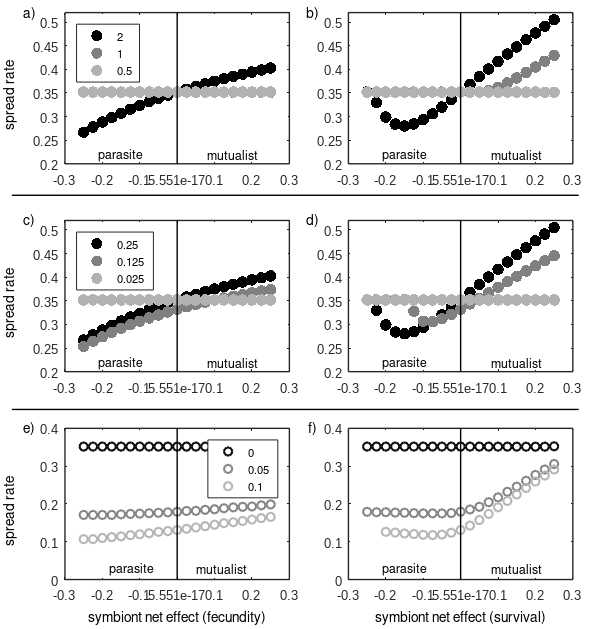

Source code (MATLAB):
close all
% model written by Allison Shaw (contact for assistance: ashaw@umn.edu)
%   last updated: 21 March 2021

fs1 = 10;  % axes labels
fs3 = 09;  % axis numbering
lw2 = 1; % fig edges
lw1 = 1.5; % fig edges
msize = 25; % marker size

width = 15;
height = 16;
xpos = 3;
ypos = 2;
sx = 0.11;
sy = 0.08;
w = 0.38;
he = 0.24;
dx = 0.1;
dy = 0.09;

g1 = [0 0 0]; % black
g2 = [0.7 0.7 0.7]; % light grey
g3 = [0.5 0.5 0.5]; % med grey

figure(1); clf
hh = gcf;
set(hh,'PaperUnits','centimeters');
set(hh,'Units','centimeters');
set(gcf,'Position',[xpos ypos width height])


%%
load fig4_beta.mat
axes('position',[sx sy+2*dy+2*he w he])
    i=1;plot(nvec,speed_FD2(i,:),'.','color',g1,'LineWidth',lw1,'MarkerSize',msize)
    hold on
    i=2;plot(nvec,speed_FD2(i,:),'.','color',g3,'LineWidth',lw1,'MarkerSize',msize)
    i=3;plot(nvec,speed_FD2(i,:),'.','color',g2,'LineWidth',lw1,'MarkerSize',msize)
    line([0 0],[0.2 0.6],'color','k','LineWidth',lw2)
    legend(num2str(betavec(1)),num2str(betavec(2)),num2str(betavec(3)),'Location','NorthWest')
    text(-0.15,0.22,'parasite','HorizontalAlignment','center','FontSize',fs3)
    text( 0.15,0.22,'mutualist','HorizontalAlignment','center','FontSize',fs3)
    axis([-0.3 0.3 0.2 0.52])
    set(gca,'XTick',-0.3:0.1:0.3)
    set(gca,'FontSize',fs3,'LineWidth',lw2,'Fontname', 'Arial');

axes('position',[sx+dx+w      sy+2*dy+2*he w he])
    i=1;plot(nvec,speed_FD1(i,:),'.','color',g1,'LineWidth',lw1,'MarkerSize',msize)
    hold on
    i=2;plot(nvec,speed_FD1(i,:),'.','color',g3,'LineWidth',lw1,'MarkerSize',msize)
    i=3;plot(nvec,speed_FD1(i,:),'.','color',g2,'LineWidth',lw1,'MarkerSize',msize)
    line([0 0],[0.2 0.6],'color','k','LineWidth',lw2)
    text(-0.15,0.22,'parasite','HorizontalAlignment','center','FontSize',fs3)
    text( 0.15,0.22,'mutualist','HorizontalAlignment','center','FontSize',fs3)
    axis([-0.3 0.3 0.2 0.52])
    set(gca,'XTick',-0.3:0.1:0.3)
    set(gca,'FontSize',fs3,'LineWidth',lw2,'Fontname', 'Arial');

%%
load fig4_v.mat
axes('position',[sx      sy+dy+he w he])
    i=1;plot(nvec,speed_FD2(i,:),'.','color',g1,'LineWidth',lw1,'MarkerSize',msize)
    hold on
    i=2;plot(nvec,speed_FD2(i,:),'.','color',g3,'LineWidth',lw1,'MarkerSize',msize)
    i=3;plot(nvec,speed_FD2(i,:),'.','color',g2,'LineWidth',lw1,'MarkerSize',msize)
    line([0 0],[0.2 0.6],'color','k','LineWidth',lw2)
    legend(num2str(vivec(1)),num2str(vivec(2)),num2str(vivec(3)),'Location','NorthWest')
    text(-0.15,0.22,'parasite','HorizontalAlignment','center','FontSize',fs3)
    text( 0.15,0.22,'mutualist','HorizontalAlignment','center','FontSize',fs3)
    axis([-0.3 0.3 0.2 0.52])
    set(gca,'XTick',-0.3:0.1:0.3)
    set(gca,'FontSize',fs3,'LineWidth',lw2,'Fontname', 'Arial');

axes('position',[sx+dx+w sy+dy+he w he])
    i=1;plot(nvec,speed_FD1(i,:),'.','color',g1,'LineWidth',lw1,'MarkerSize',msize)
    hold on
    i=2;plot(nvec,speed_FD1(i,:),'.','color',g3,'LineWidth',lw1,'MarkerSize',msize)
    i=3;plot(nvec,speed_FD1(i,:),'.','color',g2,'LineWidth',lw1,'MarkerSize',msize)
    line([0 0],[0.2 0.6],'color','k','LineWidth',lw2)
    text(-0.15,0.22,'parasite','HorizontalAlignment','center','FontSize',fs3)
    text( 0.15,0.22,'mutualist','HorizontalAlignment','center','FontSize',fs3)
    axis([-0.3 0.3 0.2 0.52])
    set(gca,'XTick',-0.3:0.1:0.3)
    set(gca,'FontSize',fs3,'LineWidth',lw2,'Fontname', 'Arial');


%%
load fig4_AE.mat
axes('position',[sx      sy w he])
    i=1;plot(nvec,speed_DD2(i,:),'o','color',g1,'LineWidth',lw1)
    hold on
    i=2;plot(nvec,speed_DD2(i,:),'o','color',g3,'LineWidth',lw1)
    i=3;plot(nvec,speed_DD2(i,:),'o','color',g2,'LineWidth',lw1)
    line([0 0],[0 0.4],'color','k','LineWidth',lw2)
    legend(num2str(avec(1)),num2str(avec(2)),num2str(avec(3)),'position',[0.125 0.195 0.1340 0.0829])
    text(-0.12,0.03,'parasite','HorizontalAlignment','center','FontSize',fs3)
    text( 0.12,0.03,'mutualist','HorizontalAlignment','center','FontSize',fs3)
    axis([-0.3 0.3 0 0.4])
    set(gca,'XTick',-0.3:0.1:0.3)
    set(gca,'FontSize',fs3,'LineWidth',lw2,'Fontname', 'Arial');
    
axes('position',[sx+dx+w sy w he])
    i=1;plot(nvec,speed_DD1(i,:),'o','color',g1,'LineWidth',lw1)
    hold on
    i=2;plot(nvec,speed_DD1(i,:),'o','color',g3,'LineWidth',lw1)
    i=3;plot(nvec,speed_DD1(i,:),'o','color',g2,'LineWidth',lw1)
    line([0 0],[0 0.4],'color','k','LineWidth',lw2)
    text(-0.15,0.03,'parasite','HorizontalAlignment','center','FontSize',fs3)
    text( 0.15,0.03,'mutualist','HorizontalAlignment','center','FontSize',fs3)
    axis([-0.3 0.3 0 0.4])
    set(gca,'XTick',-0.3:0.1:0.3)
    set(gca,'FontSize',fs3,'LineWidth',lw2,'Fontname', 'Arial');


% label subpanels
axes('position',[0 0 1 1],'visible','off')
hold on
     line([0.02 0.98],[0.35 0.35],'color','k','LineWidth',lw2)
     line([0.02 0.98],[0.69 0.69],'color','k','LineWidth',lw2)
     text(0.05,     0.08+3*he+2*dy,'a)','horizontalalignment','center')
     text(0.05+w+dx,0.08+3*he+2*dy,'b)','horizontalalignment','center')
     text(0.05,     0.08+2*he+dy,'c)','horizontalalignment','center')
     text(0.05+w+dx,0.08+2*he+dy,'d)','horizontalalignment','center')
     text(0.05,     0.08+he,'e)','horizontalalignment','center')
     text(0.05+w+dx,0.08+he,'f)','horizontalalignment','center')
     text(0.015,-0.05+he,       'spread rate','horizontalalignment','center','rotation',90)
     text(0.015,-0.05+2*he+dy,  'spread rate','horizontalalignment','center','rotation',90)
     text(0.015,-0.05+3*he+2*dy,'spread rate','horizontalalignment','center','rotation',90)
     text(0.3,0.02,'symbiont net effect (fecundity)','horizontalalignment','center')
     text(0.78,0.02,'symbiont net effect (survival)','horizontalalignment','center')
     set(gca,'FontSize',fs3,'Fontname', 'Arial');
axis([0 1 0 1])


% Backup previous settings
prePaperType = get(hh,'PaperType');
prePaperPosition = get(hh,'PaperPosition');
prePaperSize = get(hh,'PaperSize');

% Make changing paper type possible
set(hh,'PaperType','<custom>');
% Set the page size and position to match the figure's dimensions
position = get(hh,'Position');
set(hh,'PaperPosition',[0,0,position(3:4)]);
set(hh,'PaperSize',position(3:4));

%saveas(1,strcat(['fig3.jpg']))
%print -dpdf -r600 Figure_3.pdf
print -djpeg -r600 fig4.jpg

% Restore the previous settings
set(hh,'PaperType',prePaperType);
set(hh,'PaperPosition',prePaperPosition);
set(hh,'PaperSize',prePaperSize);